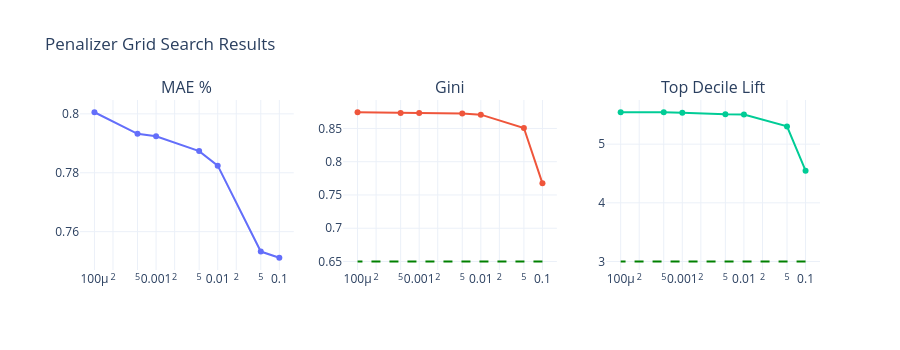

Here is the notebook cell this chart was saved with:
### Markdown cell above
## 3. Hyperparameter Tuning

### Code cell
if RUN_HYPEROPT:
    rprint('[bold blue]Grid search over penalizer_coef...[/bold blue]')
    best_penalizer, grid_results = tune_penalizer_grid(
        calibration_rfm=rfm_df,
        holdout_rfm=holdout_rfm_df,
        observation_end=obs_end,
        penalizer_values=[0.0001, 0.0005, 0.001, 0.005, 0.01, 0.05, 0.1],
    )
    rprint(f'\nBest penalizer: [bold green]{best_penalizer}[/bold green]')
    display(grid_results)
    
    # Plot grid search results
    fig = make_subplots(rows=1, cols=3, subplot_titles=['MAE %', 'Gini', 'Top Decile Lift'])
    x = grid_results['penalizer'].to_list()
    fig.add_trace(go.Scatter(x=x, y=grid_results['mae_pct_12m'].to_list(),
                              mode='lines+markers', name='MAE%'), row=1, col=1)
    fig.add_trace(go.Scatter(x=x, y=grid_results['gini_coefficient'].to_list(),
                              mode='lines+markers', name='Gini'), row=1, col=2)
    fig.add_trace(go.Scatter(x=x, y=grid_results['top_decile_lift'].to_list(),
                              mode='lines+markers', name='Lift'), row=1, col=3)
    # Use traces for target lines to avoid notebook type-checker false positives on add_hline row/col stubs
    fig.add_trace(go.Scatter(x=x, y=[0.65] * len(x), mode='lines',
                              line=dict(dash='dash', color='green'), name='Gini target'), row=1, col=2)
    fig.add_trace(go.Scatter(x=x, y=[3.0] * len(x), mode='lines',
                              line=dict(dash='dash', color='green'), name='Lift target'), row=1, col=3)
    fig.update_xaxes(type='log')
    fig.update_layout(height=350, title='Penalizer Grid Search Results', showlegend=False)
    fig.show()
else:
    best_penalizer = 0.001
    rprint(f'Using default penalizer: {best_penalizer}')

### Figure 1 — Plotly figure (JSON) as saved in the notebook; plotly's stock layout.template omitted (floating-point values rounded to 4 significant figures)
{"data": [{"mode": "lines+markers", "name": "MAE%", "type": "scatter", "x": [0.1, 0.05, 0.01, 0.005, 0.001, 0.0005, 0.0001], "xaxis": "x", "y": [0.7511, 0.7532, 0.7824, 0.7873, 0.7924, 0.7932, 0.8005], "yaxis": "y"}, {"mode": "lines+markers", "name": "Gini", "type": "scatter", "x": [0.1, 0.05, 0.01, 0.005, 0.001, 0.0005, 0.0001], "xaxis": "x2", "y": [0.7675, 0.8506, 0.8707, 0.8724, 0.8732, 0.8733, 0.8744], "yaxis": "y2"}, {"mode": "lines+markers", "name": "Lift", "type": "scatter", "x": [0.1, 0.05, 0.01, 0.005, 0.001, 0.0005, 0.0001], "xaxis": "x3", "y": [4.547, 5.303, 5.506, 5.509, 5.535, 5.542, 5.543], "yaxis": "y3"}, {"line": {"color": "green", "dash": "dash"}, "mode": "lines", "name": "Gini target", "type": "scatter", "x": [0.1, 0.05, 0.01, 0.005, 0.001, 0.0005, 0.0001], "xaxis": "x2", "y": [0.65, 0.65, 0.65, 0.65, 0.65, 0.65, 0.65], "yaxis": "y2"}, {"line": {"color": "green", "dash": "dash"}, "mode": "lines", "name": "Lift target", "type": "scatter", "x": [0.1, 0.05, 0.01, 0.005, 0.001, 0.0005, 0.0001], "xaxis": "x3", "y": [3, 3, 3, 3, 3, 3, 3], "yaxis": "y3"}], "layout": {"annotations": [{"font": {"size": 16}, "showarrow": false, "text": "MAE %", "x": 0.1444, "xanchor": "center", "xref": "paper", "y": 1, "yanchor": "bottom", "yref": "paper"}, {"font": {"size": 16}, "showarrow": false, "text": "Gini", "x": 0.5, "xanchor": "center", "xref": "paper", "y": 1, "yanchor": "bottom", "yref": "paper"}, {"font": {"size": 16}, "showarrow": false, "text": "Top Decile Lift", "x": 0.8556, "xanchor": "center", "xref": "paper", "y": 1, "yanchor": "bottom", "yref": "paper"}], "height": 350, "showlegend": false, "title": {"text": "Penalizer Grid Search Results"}, "xaxis": {"anchor": "y", "domain": [0, 0.2889], "type": "log"}, "xaxis2": {"anchor": "y2", "domain": [0.3556, 0.6444], "type": "log"}, "xaxis3": {"anchor": "y3", "domain": [0.7111, 1], "type": "log"}, "yaxis": {"anchor": "x", "domain": [0, 1]}, "yaxis2": {"anchor": "x2", "domain": [0, 1]}, "yaxis3": {"anchor": "x3", "domain": [0, 1]}}}
